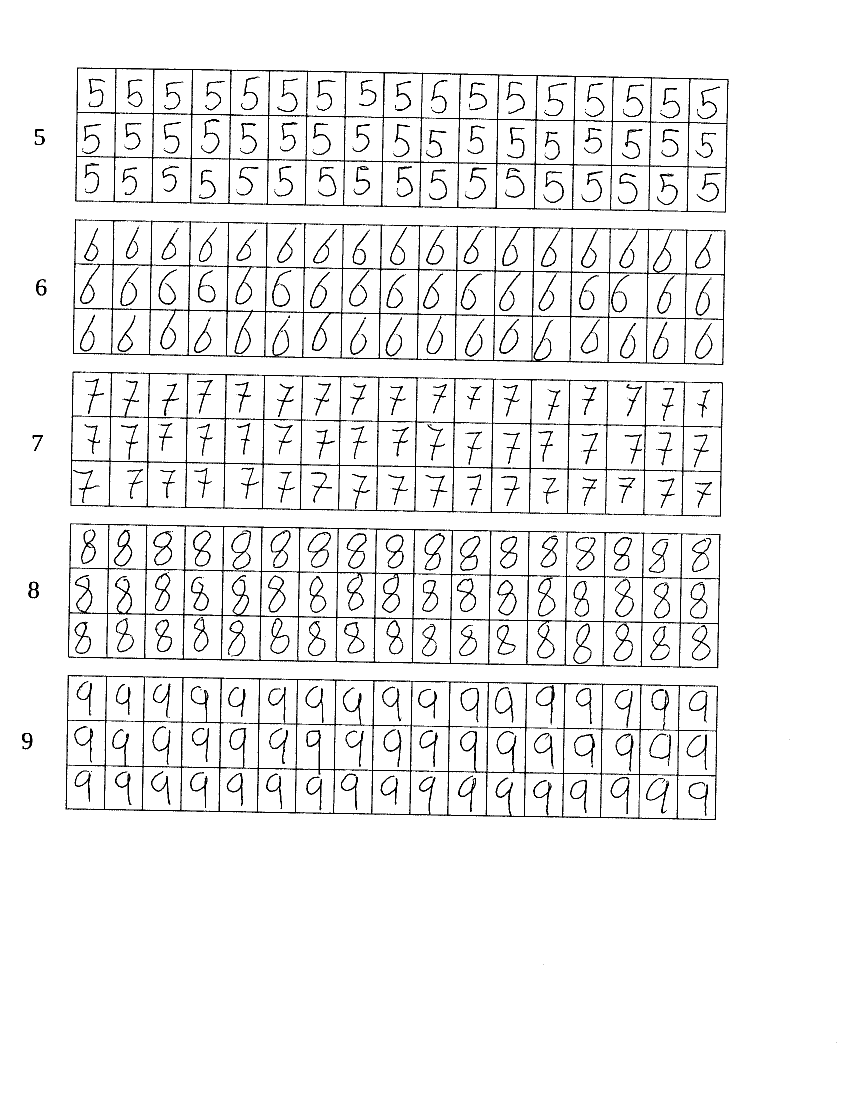
#> input picture lab7/img/input/Image_20260505_0020.png, 1700 x 2200 px (shown at 1/2 size)
$ python main.py
#> lines starting #> are read from the running program, lines starting #| are printed output that depends on the picture; after the words box and inside, x2 and y2 are one past the last pixel; in counts of white or black regions, pixels touching at a corner belong together
#> in extract_cells, img is the input picture: shape (2200, 1700, 3); 94.2% white; black in thin lines or dots, all inside (x1, y1, x2, y2) = (44, 135, 1673, 2085)
### lab7/utils/binarize_cells.py
"""
Funcion para binarizar las celdas de la imagen, con el fin de facilitar su posterior procesamiento.
"""
import cv2
import numpy as np

def binarize_cells(cell):
    """
    Binariza una imagen de celda usando un umbral adaptativo.

    Parámetros
    ----------
    cell : np.ndarray
        Imagen de la celda (en escala de grises).

    Retorna
    -------
    np.ndarray
        Imagen binarizada de la celda.
    """
    # Aplicar un umbral adaptativo para binarizar la imagen
    binary = cv2.adaptiveThreshold(cell, 255, cv2.ADAPTIVE_THRESH_GAUSSIAN_C,
                                   cv2.THRESH_BINARY_INV, 11, 2)
    return binary

### lab7/utils/centrar.py
import cv2
import numpy as np

def centrar(img, size=28, padding=4):

    # Ensure binary
    _, img = cv2.threshold(img, 127, 255, cv2.THRESH_BINARY)

    # Find white pixels directly
    coords = cv2.findNonZero(img)

    if coords is None:
        return np.zeros((size, size), dtype=np.uint8)

    # Bounding box around digit
    x, y, w, h = cv2.boundingRect(coords)

    digit = img[y:y+h, x:x+w]

    # Compute scaling
    target = size - 2 * padding

    if w > h:
        new_w = target
        new_h = max(1, int(h * target / w))
    else:
        new_h = target
        new_w = max(1, int(w * target / h))

    # Resize digit
    digit = cv2.resize(
        digit,
        (new_w, new_h),
        interpolation=cv2.INTER_NEAREST
    )

    # Black canvas
    canvas = np.zeros((size, size), dtype=np.uint8)

    # Center coordinates
    x_offset = (size - new_w) // 2
    y_offset = (size - new_h) // 2

    # Paste digit
    canvas[
        y_offset:y_offset+new_h,
        x_offset:x_offset+new_w
    ] = digit

    return canvas

### lab7/main.py
import cv2
import numpy as np
import os
import sys
import utils.binarize_cells as binarize
import utils.centrar as centrar


# Tamaño aproximado de celdas
CELL_AREA_MIN    = 4_000
CELL_AREA_MAX    = 18_000
CELL_ASPECT_MIN  = 0.5
CELL_ASPECT_MAX  = 2.0

# Cuadricula grande - tamaño aprox
GROUP_AREA_MIN   = 200_000
GROUP_ASPECT_MIN = 3.0
GROUP_ASPECT_MAX = 8.0

DEDUP_THRESHOLD  = 15        # px – ignore duplicate contours closer than this
ROW_SNAP         = 50        # px – bucket size for reading-order sort


# ─────────────────────────────────────────────────────────────────────────────
# Identificar label de cada imagen a partir del nombre del archivo
# ─────────────────────────────────────────────────────────────────────────────

def is_odd_filename(path: str) -> bool:
    """Si el nombre del archivo termina en un dígito impar (1, 3, 5, 7, 9), devuelve True"""
    stem   = os.path.splitext(os.path.basename(path))[0]
    digits = [c for c in stem if c.isdigit()]
    if not digits:
        raise ValueError(f"No digit found in filename: {path}")
    return int(digits[-1]) % 2 == 1


def starting_label(path: str) -> int:
    """Devuelve 0 para archivos con nombres impares (dígitos 0-4), 5 para archivos con nombres pares (dígitos 5-9)."""
    return 0 if is_odd_filename(path) else 5


# ─────────────────────────────────────────────────────────────────────────────
# Deteccion
# ─────────────────────────────────────────────────────────────────────────────

def detect_boxes(gray: np.ndarray):
    """
    Returns (group_boxes, cell_boxes) – each a list of (x, y, w, h) tuples
    sorted in reading order (top-to-bottom, left-to-right).
        * group_boxes: bounding boxes of the large grid groups (labels)
        * cell_boxes: bounding boxes of the individual digit cells
    """
    # uso de canny + dilate para encontrar contornos de celdas y grupos
    edges = cv2.Canny(gray, 30, 120)
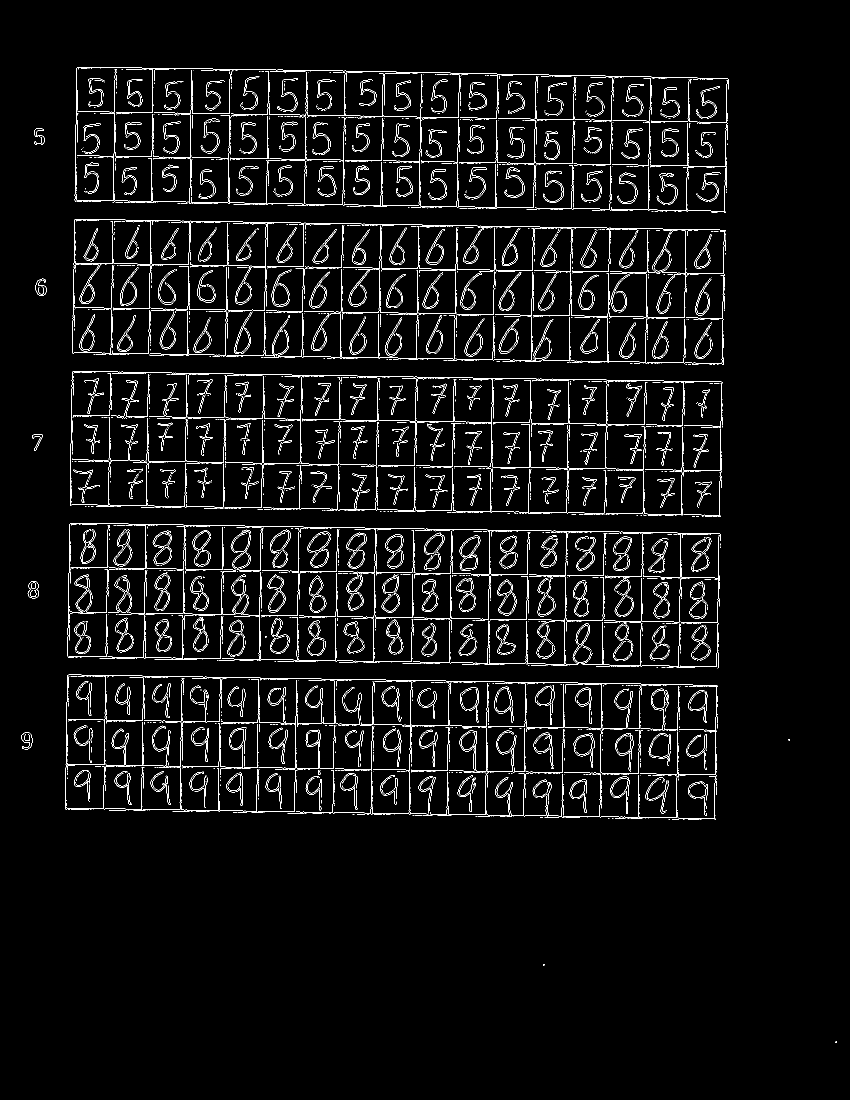
#> edges: shape (2200, 1700) (shown at 1/2 size); 3.8% white in thin lines or dots, all inside (x1, y1, x2, y2) = (43, 134, 1674, 2086)
    edges = cv2.dilate(edges, np.ones((3, 3), np.uint8), iterations=3)
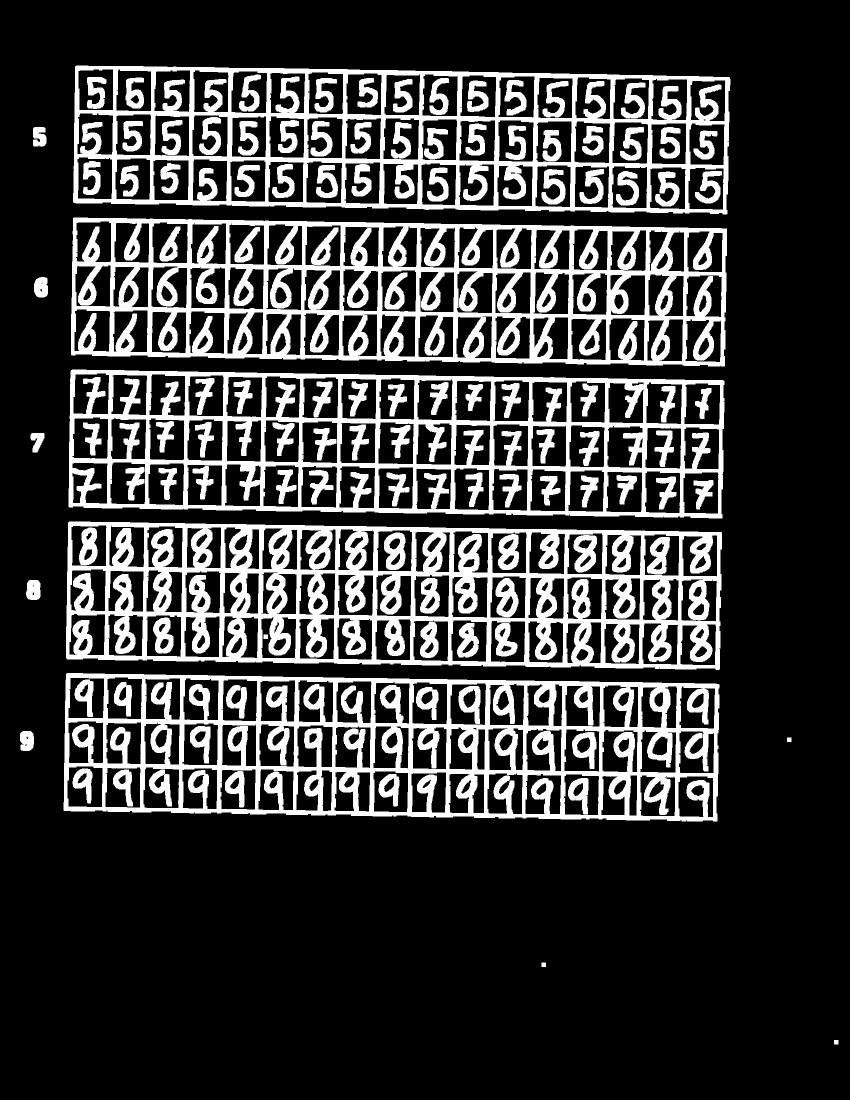
#> edges: shape (2200, 1700) (shown at 1/2 size); 22.7% white; 114 white regions
    contours, _ = cv2.findContours(edges, cv2.RETR_CCOMP, cv2.CHAIN_APPROX_SIMPLE)
#> contours = 638 contours, 25 with area under 20; largest, box (x1, y1, x2, y2) and area: (142, 435, 1454, 733) 358974, (146, 131, 1461, 429) 358873, (137, 739, 1449, 1037) 358842, (127, 1346, 1439, 1643) 358572, (132, 1043, 1444, 1340) 358365

    group_boxes: list[tuple] = []
    cell_boxes:  list[tuple] = []

    for c in contours:
        x, y, w, h = cv2.boundingRect(c)
        area   = w * h
        aspect = w / h if h > 0 else 0

        # si es un grupo grande, lo guardamos como caja de grupo; si es una celda pequeña, la guardamos como caja de celda
        if (area >= GROUP_AREA_MIN
                and GROUP_ASPECT_MIN <= aspect <= GROUP_ASPECT_MAX):
            group_boxes.append((x, y, w, h))

        # si es una celda, la guardamos como caja de celda; el resto se ignora (ruido, líneas, etc.)
        elif (CELL_AREA_MIN < area < CELL_AREA_MAX
              and CELL_ASPECT_MIN < aspect < CELL_ASPECT_MAX
              and w > 10 and h > 10):
            cell_boxes.append((x, y, w, h))
#> this loop made 638 passes
#> (x, y, w, h, area, aspect) on passes 3 to 5: (1136, 1556, 41, 73, 2993, 0.562), (1146, 1565, 21, 28, 588, 0.75), (757, 1548, 42, 65, 2730, 0.646)
#> after the loop, cell_boxes = 222 items, first 6: (1356, 1552, 72, 83), (1279, 1550, 72, 83), (1127, 1548, 72, 83), (1050, 1547, 73, 82), (974, 1546, 72, 83), (822, 1544, 71, 82); group_boxes = [(127, 1346, 1312, 297), (132, 1043, 1312, 297), (137, 739, 1312, 298), (142, 435, 1312, 298), (146, 131, 1315, 298)]

    # deduplicamos y ordenamos las cajas de grupos y celdas por orden de lectura
    def dedup(boxes):
        boxes = sorted(boxes, key=lambda b: (b[1], b[0]))
#> boxes = [(146, 131, 1315, 298), (142, 435, 1312, 298), (137, 739, 1312, 298), (132, 1043, 1312, 297), (127, 1346, 1312, 297)]
        unique = []
        for bx, by, bw, bh in boxes:
            if not any(abs(bx - ux) < DEDUP_THRESHOLD
                       and abs(by - uy) < DEDUP_THRESHOLD
                       for ux, uy, *_ in unique):
                unique.append((bx, by, bw, bh))
#> this loop made 5 passes
#> after the loop, unique has the same summary as boxes
        return unique

    def reading_order(boxes):
        return sorted(boxes, key=lambda b: (round(b[1] / ROW_SNAP) * ROW_SNAP, b[0]))

    return reading_order(dedup(group_boxes)), reading_order(dedup(cell_boxes))
#> the loop in dedup (call 2), `for bx, by, bw, bh in boxes:` made 222 passes
#> (bx, by, bw, bh) on passes 1 to 3: (156, 138, 71, 83), (232, 138, 71, 85), (308, 140, 73, 85)


# ─────────────────────────────────────────────────────────────────────────────
# Funciones auxiliares para nombrado de archivos y manejo de índices
# ─────────────────────────────────────────────────────────────────────────────

def next_index(folder: str) -> int:
    """
    Retorna el siguiente índice disponible para guardar una nueva celda en *folder*,
    asumiendo que los archivos existentes siguen el formato "cell_NNNN.png" con NNNN siendo un número entero.
    Si el folder no existe o no contiene archivos válidos, retorna 0.
    """
    if not os.path.isdir(folder):
        return 0
    indices = []
    for fname in os.listdir(folder):
        stem, ext = os.path.splitext(fname)
        if ext.lower() == ".png" and stem.startswith("cell_"):
            try:
                indices.append(int(stem.split("_")[1]))
            except (IndexError, ValueError):
                pass
    return max(indices) + 1 if indices else 0


# ─────────────────────────────────────────────────────────────────────────────
# Extracción de celdas y guardado
# ─────────────────────────────────────────────────────────────────────────────

def extract_cells(img_path: str, output_root: str = "cells") -> int:
    """
    Crop every digit cell from *img_path* and append it to
    *output_root/<label>/cell_NNNN.png*.

    Existing files are never overwritten: the index starts from the highest
    existing cell number + 1 in each folder.

    Returns the total number of saved cells.
    """
    img  = cv2.imread(img_path)
    if img is None:
        raise FileNotFoundError(f"Cannot open image: {img_path}")
    gray = cv2.cvtColor(img, cv2.COLOR_BGR2GRAY)

    group_boxes, cell_boxes = detect_boxes(gray)
#> group_boxes has the same summary as boxes in dedup; cell_boxes = 222 items, first 6: (156, 138, 71, 83), (232, 138, 71, 85), (308, 140, 73, 85), (386, 140, 72, 85), (462, 142, 73, 85), (539, 145, 72, 82)

    if not group_boxes:
        print("[extract_cells] WARNING: no group boxes detected – "
              "all cells will be saved under a single label.")

    base_label = starting_label(img_path)

    group_tops    = [b[1] for b in group_boxes]
#> group_tops = [131, 435, 739, 1043, 1346]
    group_heights = [b[3] for b in group_boxes]
#> group_heights = [298, 298, 298, 297, 297]

    def group_index_for(cy: int) -> int:
        """Return which group box (0-based) contains a cell at vertical pos cy."""
#> called with cy = 138
        for i, (top, height) in enumerate(zip(group_tops, group_heights)):
            if top <= cy < top + height:
                return i
#> this loop made 1 pass
#> (top, height) on pass 1: (131, 298)
        if not group_tops:
            return 0
        dists = [abs(cy - (top + height // 2))
                 for top, height in zip(group_tops, group_heights)]
        return int(np.argmin(dists))

    # Pre-compute the starting index for each label folder once,
    # so we don't re-scan the directory on every cell write.
    label_offsets: dict[int, int] = {}

    saved      = 0
    prev_group = None
    label      = base_label
    cell_index = 0          # count of cells written to current label this run

    for (x, y, w, h) in cell_boxes:
        g = group_index_for(y)
#> g = 0

        if prev_group is None:
            prev_group = g
#> prev_group = 0

        if g != prev_group:
            label      = base_label + g
            cell_index = 0
            prev_group = g

        # Resolve output folder and its append offset (computed once per label)
        out_dir = os.path.join(output_root, str(label))
        os.makedirs(out_dir, exist_ok=True)

        if label not in label_offsets:
            label_offsets[label] = next_index(out_dir)

        final_index = label_offsets[label] + cell_index

        # Crop → grayscale → binarize → trim margin → center
        crop   = img[y:y+h, x:x+w]
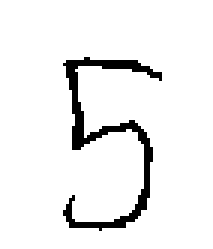
#> crop: shape (83, 71, 3) (shown 3 times larger); 93.6% white; black in thin lines or dots, all inside (x1, y1, x2, y2) = (21, 19, 54, 77)
        crop   = cv2.cvtColor(crop, cv2.COLOR_BGR2GRAY)
        crop   = binarize.binarize_cells(crop)
        margin = 2
        crop   = crop[margin:-margin, margin:-margin]
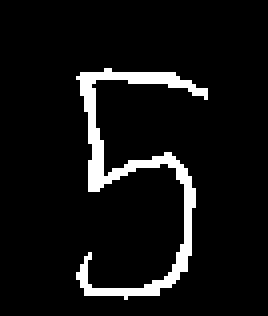
#> crop: shape (79, 67) (shown 4 times larger); 7.1% white in thin lines or dots, all inside (x1, y1, x2, y2) = (19, 17, 52, 75)
        crop   = centrar.centrar(crop)
#> in centrar, `coords = cv2.findNonZero(img)`: coords = contour of 377 points, box (x1, y1, x2, y2) (19, 17, 52, 75), area 328
#> in centrar, `x, y, w, h = cv2.boundingRect(coords)`: x = 19; y = 17; w = 33; h = 58
#> in centrar, `digit = img[y:y+h, x:x+w]`:
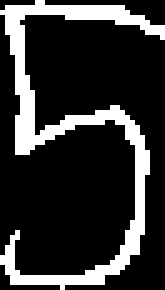
#> digit: shape (58, 33) (shown 5 times larger); 19.7% white in thin lines or dots
#> in centrar, `new_w = max(1, int(w * target / h))`: new_w = 11
#> in centrar, `x_offset = (size - new_w) // 2`: x_offset = 8
#> in centrar, `canvas[ y_offset:y_offset+new_h, x_offset:x_offset+new_w ] = digit`:
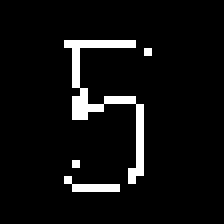
#> canvas: shape (28, 28) (shown 8 times larger); 6% white in thin lines or dots, all inside (x1, y1, x2, y2) = (8, 5, 19, 24)

        cv2.imwrite(os.path.join(out_dir, f"cell_{final_index:04d}.png"), crop)

        cell_index += 1
        saved      += 1

    print(f"[Extraccion Celdas] {img_path}  →  {saved} celdas  "
          f"(labels {base_label}–{base_label + len(group_boxes) - 1})")
#| [Extraccion Celdas] img/input/Image_20260505_0020.png  →  222 celdas  (labels 5–9)
    return saved


# ─────────────────────────────────────────────────────────────────────────────
# Debug helper
# ─────────────────────────────────────────────────────────────────────────────

# [18 lines left out: function save_debug_image, not called in this run]


# ─────────────────────────────────────────────────────────────────────────────
# Batch processing
# ─────────────────────────────────────────────────────────────────────────────

SUPPORTED_EXTENSIONS = {".png", ".jpg", ".jpeg"}


def process_all(input_dir: str = "img/input",
                output_root: str = "img/output",
                debug_dir: str = "debug") -> None:
    """
    Procesar todas las imágenes en *input_dir* y guardar las celdas extraídas en
    *output_root/<label>/cell_NNNN.png*.
    """
    image_paths = sorted(
        os.path.join(input_dir, f)
        for f in os.listdir(input_dir)
        if os.path.splitext(f)[1].lower() in SUPPORTED_EXTENSIONS
    )

    if not image_paths:
        print(f"No hay imagenes en '{input_dir}'")
        return

    os.makedirs(debug_dir, exist_ok=True)

    total_saved = 0
    for img_path in image_paths:
        try:
            saved = extract_cells(img_path, output_root=output_root)
            total_saved += saved

            # stem       = os.path.splitext(os.path.basename(img_path))[0]
            # debug_path = os.path.join(debug_dir, f"{stem}_debug.png")
            # save_debug_image(img_path, out_path=debug_path)

        except Exception as e:
            print(f"Error procesando {img_path}: {e}")

    print(f"\nProcesado {len(image_paths)} imagenes, "
          f"{total_saved} celdas total.")


# ─────────────────────────────────────────────────────────────────────────────
# Entry point
# ─────────────────────────────────────────────────────────────────────────────

if __name__ == "__main__":
    if len(sys.argv) > 1:
        img_path = sys.argv[1]
        extract_cells(img_path, output_root="img/output")
        save_debug_image(img_path, out_path="debug/single_debug.png")
    else:
        process_all(input_dir="img/input", output_root="img/output", debug_dir="debug")
